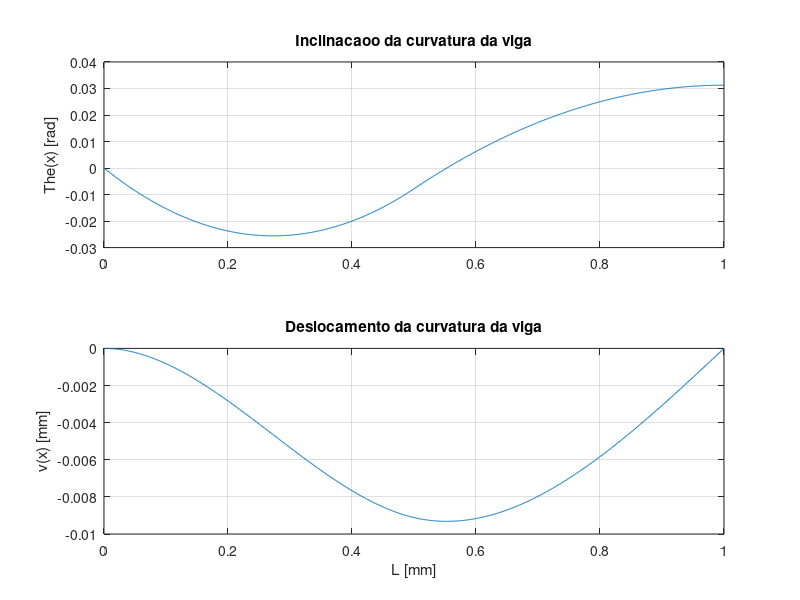

This chart was generated by the following MATLAB code:
% -------------------------------------------------
%       Codigo Matlab para implementacao
%           de modelo de viga
% -------------------------------------------------
%       Modelo de Viga: Exemplo 01 da apostila
% -------------------------------------------------
clc, clear, close all
l=1; % comprimento da viga [m]
P=1; % carregamento distribuido [N/m]

% dimensoes da secao
Izz=1;
% propriedades do material
E=1; % Aco

% dominio estrutural
dx=0.001;
dy=0.001;
x=0:dx:l;
% y=-h:dy:h;
% Vy = zeros(1,size(x,2)); 
% Mz = zeros(1,size(x,2)); 

% v = zeros(1,size(x,2));

v = -P/6.*(x-l/2).^3.*(x>=l/2) + 11*P/96.*x.^3 - 3*P*l/32.*x.^2;
The = -P/2.*(x-l/2).^2.*(x>=l/2) + 11*P/32.*x.^2 - 3*P*l/16.*x;
Mz= -P.*(x-l/2).^1.*(x>=l/2) + 11*P/16.*x - 3*P*l/16;
Vy= -P.*(x-l/2).^0.*(x>=l/2) + 11*P/16;

figure()
subplot(4,1,1)
% plot(x,Vy)
% ylabel('Vy(x) [N]')
% title('Esforco Cortante')
% grid on
% subplot(4,1,2)
% plot(x,Mz)
% ylabel('Mz(x) [N.m]')
% title('Momento Fletor')
% grid on
subplot(2,1,1)
plot(x,The)
ylabel('The(x) [rad]')
title('Inclinacaoo da curvatura da viga')
grid on
subplot(2,1,2)
plot(x,v)
xlabel('L [mm]')
ylabel('v(x) [mm]')
title('Deslocamento da curvatura da viga')
grid on

% figure()
% % [X,Y]=meshgrid(x,y);
% % Mz_xy = Mz.*(ones(size(y,2),size(x,2)));
% % Sigxx=-((Y./Izz).*Mz_xy);
% % contour(X,Y,Sigxx./1E6,8,'ShowText','on')
% % title('Tensao Normal [MPa]')
% xlabel('L')
% ylabel('h')
% grid on